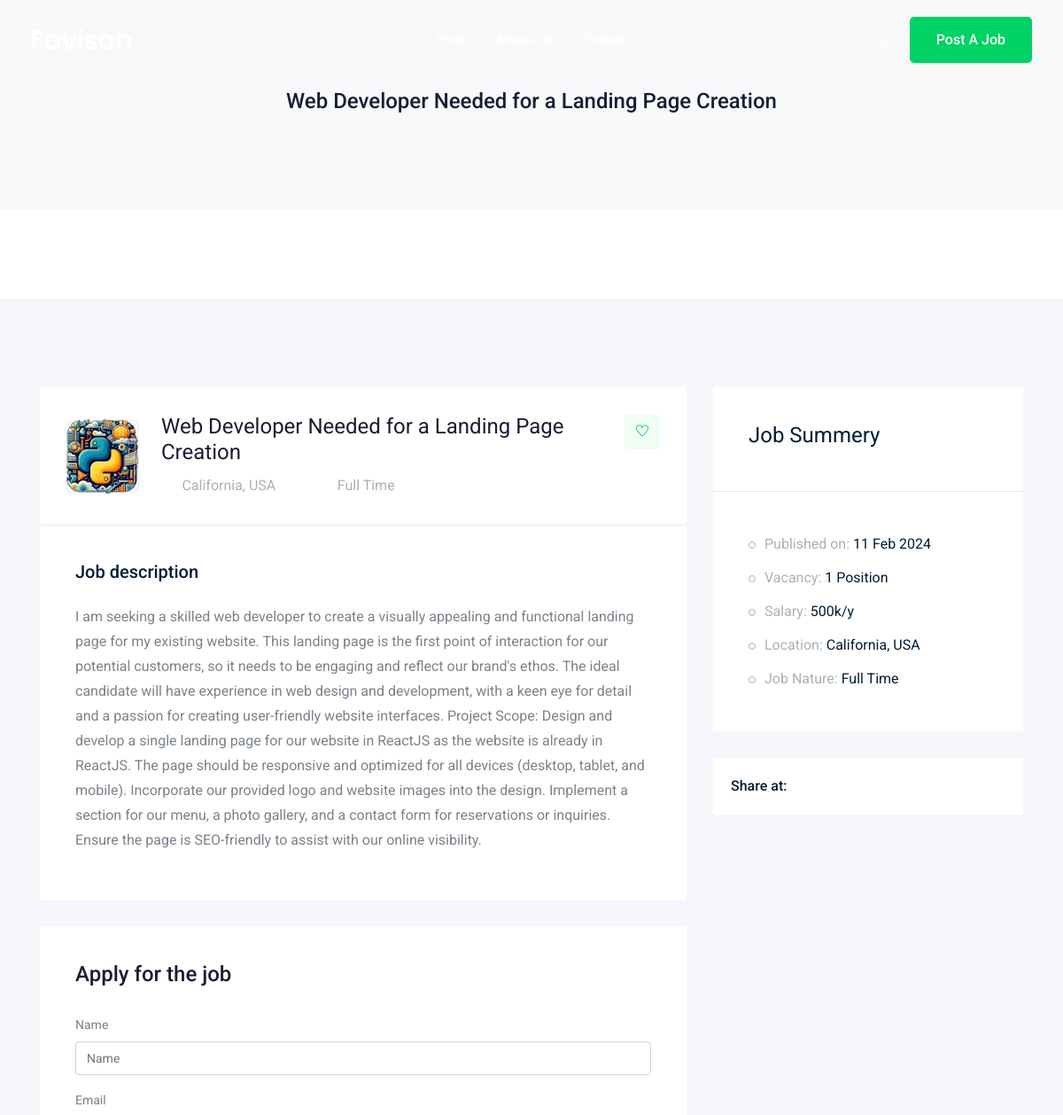
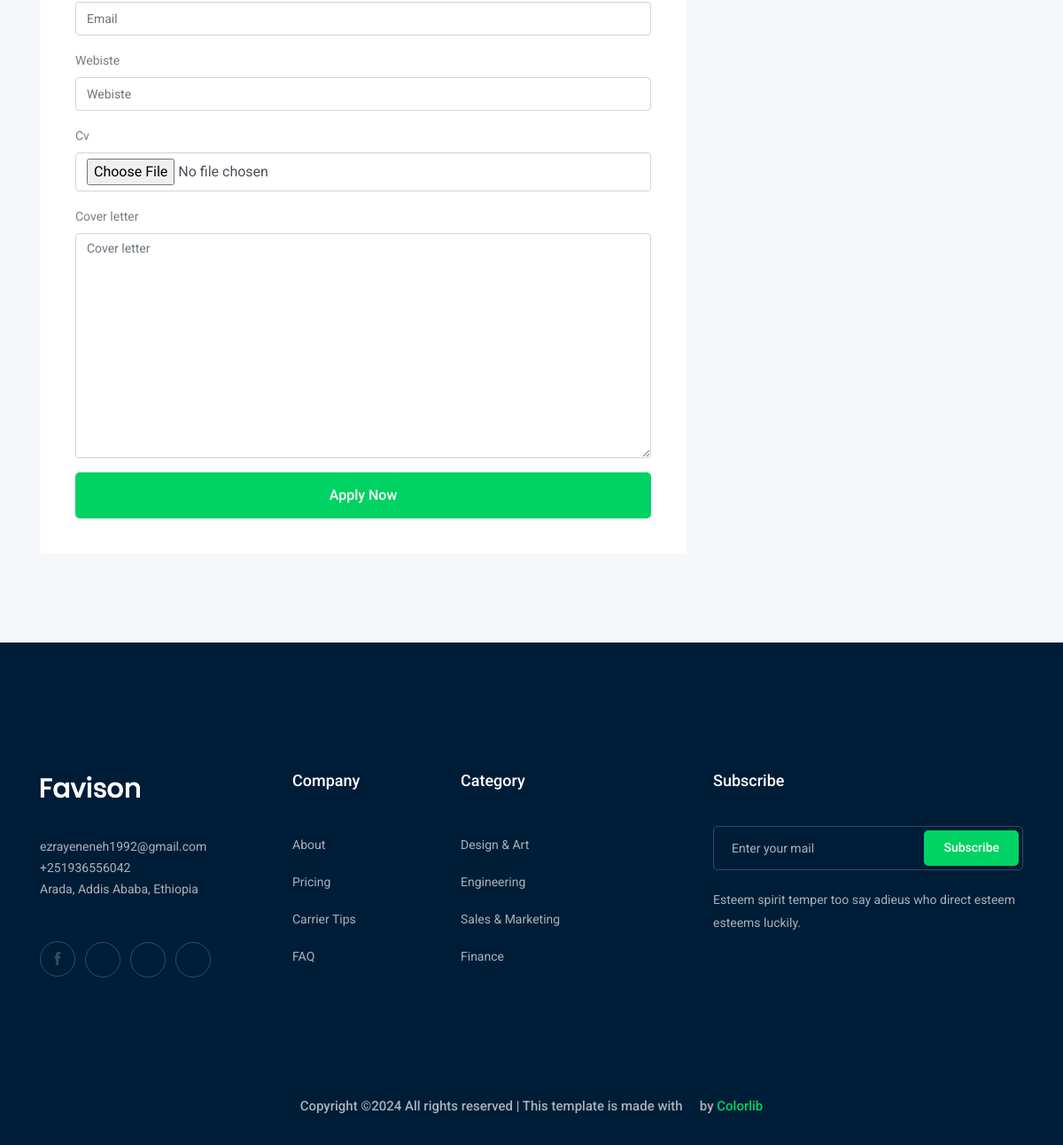
Screenshot of //jobs/web-developer-needed-for-a-landing-page-creation with the database file from the repository (2 pictures, top to bottom).
### job/models.py (models this page shows, shortened)
class Job(models.Model):  # table
    owner = models.ForeignKey(User, related_name='job_owner', on_delete=models.CASCADE)
    title = models.CharField(max_length=100)  # column
    job_type = models.CharField(max_length=15 , choices=JOB_TYPE)
    description = models.TextField(max_length=1000)
    published_at = models.DateTimeField(auto_now=True)
    Vacancy = models.IntegerField(default=1)
    salary = models.IntegerField(default=0)
    experience = models.IntegerField(default=1)
    category = models.ForeignKey('Category',on_delete=models.CASCADE)
    image = models.ImageField(upload_to=image_upload)
    slug = models.SlugField(blank=True, null=True)
    def __str__(self):
        return self.title

### job/views.py (the view)
# urls.py: path('/jobs/<str:slug>',views.job_detail , name='job_detail'),
def job_detail(request , slug):
    job_detail = Job.objects.get(slug=slug)
    if request.method=='POST':
        form = ApplyForm(request.POST , request.FILES)
        if form.is_valid():
            myform = form.save(commit=False)
            myform.job = job_detail
            myform.save()
            print('DOne')
    else:
        form = ApplyForm()
    context = {'job' : job_detail , 'form1':form}
    return render(request,'job/job_detail.html',context)

### job/form.py
class ApplyForm(forms.ModelForm):
    class Meta:
        model = Apply
        fields = ['name' ,'email','webiste','cv','cover_letter']

### job/templates/job/job_detail.html (shortened to what this page needs)
{% extends 'base.html' %}
{% load bootstrap4 %}
{% block body %}
    <div class="bradcamarea">
        <div class="container">
            <div class="row">
                <div class="col-xl-12">
                    <div class="bradcam_text">
                        <h3>{{job}}</h3>
                    </div>
                </div>
            </div>
        </div>
    </div>
    <div class="job_details_area">
        <div class="container">
            <div class="row">
                <div class="col-lg-8">
                    <div class="job_details_header">
                        <div class="single_jobs white-bg d-flex justify-content-between">
                            <div class="jobs_left d-flex align-items-center">
                                <div class="thumb">
                                    <img src="{{ job.image.url }}"  alt=""
						    style=
						    "position: relative;
						     display: inline-block;
						     max-width: 100px;
						     max-height: 100px;
						     right: 25px;
						     bottom: 25px;">
                                </div>
                                <div class="jobs_conetent">
                                    <a href="#"><h4>{{job}}</h4></a>
                                    <div class="links_locat d-flex align-items-center">
                                        <div class="location">
                                            <p> <i class="fa fa-map-marker"></i> California, USA</p>
                                        </div>
                                        <div class="location">
                                            <p> <i class="fa fa-clock-o"></i>{{job.job_type}}</p>
                                        </div>
                                    </div>
                                </div>
                            </div>
                            <div class="jobs_right">
                                <div class="apply_now">
                                    <a class="heart_mark" href="#"> <i class="ti-heart"></i> </a>
                                </div>
                            </div>
                        </div>
                    </div>
                    <div class="descript_wrap white-bg">
                        <div class="single_wrap">
                            <h4>Job description</h4>
                            <p>{{job.description}}</p>
                        </div>
                    </div>
                    <div class="apply_job_form white-bg">
                        <h4>Apply for the job</h4>
                        <form method="POST" enctype="multipart/form-data">
                            {% bootstrap_form form1 %}
                            {% buttons %}
                                <button class="boxed-btn3 w-100" type="submit">Apply Now</button>
                            {% endbuttons %}
                        </form>
                    </div>
                </div>
                <div class="col-lg-4">
                    <div class="job_sumary">
                        <div class="summery_header">
                            <h3>Job Summery</h3>
                        </div>
                        <div class="job_content">
                            <ul>
                                <li>Published on: <span>{{job.published_at|date:'d M o'}}</span></li>
                                <li>Vacancy: <span>{{job.Vacancy}} Position</span></li>
                                <li>Salary: <span>{{job.salary}}k/y</span></li>
                                <li>Location: <span>California, USA</span></li>
                                <li>Job Nature: <span> {{job.job_type}}</span></li>
                            </ul>
                        </div>
                    </div>
                    <div class="share_wrap d-flex">
                        <span>Share at:</span>
                        <ul>
                            <li><a href="#"> <i class="fa fa-facebook"></i></a> </li>
                            <li><a href="#"> <i class="fa fa-google-plus"></i></a> </li>
                            <li><a href="#"> <i class="fa fa-twitter"></i></a> </li>
                            <li><a href="#"> <i class="fa fa-envelope"></i></a> </li>
                        </ul>
                    </div>
                    <div class="job_location_wrap">
                        <div class="job_lok_inner">
                            <div id="map" style="height: 200px;"></div>
                          </div>
                    </div>
                </div>
            </div>
        </div>
    </div>
    {% endblock body %}

### job/templates/job/job_detail.html (style rules this page uses)
.bradcamarea { display: inline-block; position: relative; width: 100%; background-color: #f8f9fa; padding: 100px 0; text-align: center; margin-bottom: 100px; font-family: 'Itim', sans-serif; }
, .cardtext { font-family: 'Itim', sans-serif; }

### rows the page displays
Job: title "Web Developer Needed for a Landing Page Creation", image (picture), job_type "Full Time", description "I am seeking a skilled web developer to create a visually appealing and functional landing page for my existing website. This landing page is the first point of interaction for our potential customers, so it needs to be engaging and reflect our brand's ethos. The ideal candidate will have experience in web design and development, with a keen eye for detail and a passion for creating user-friendly website interfaces. Project Scope: Design and develop a single landing page for our website in ReactJS as the website is already in ReactJS. The page should be responsive and optimized for all devices (desktop, tablet, and mobile). Incorporate our provided logo and website images into the design.…", published_at "11 Feb 2024", Vacancy "1", salary "500"
